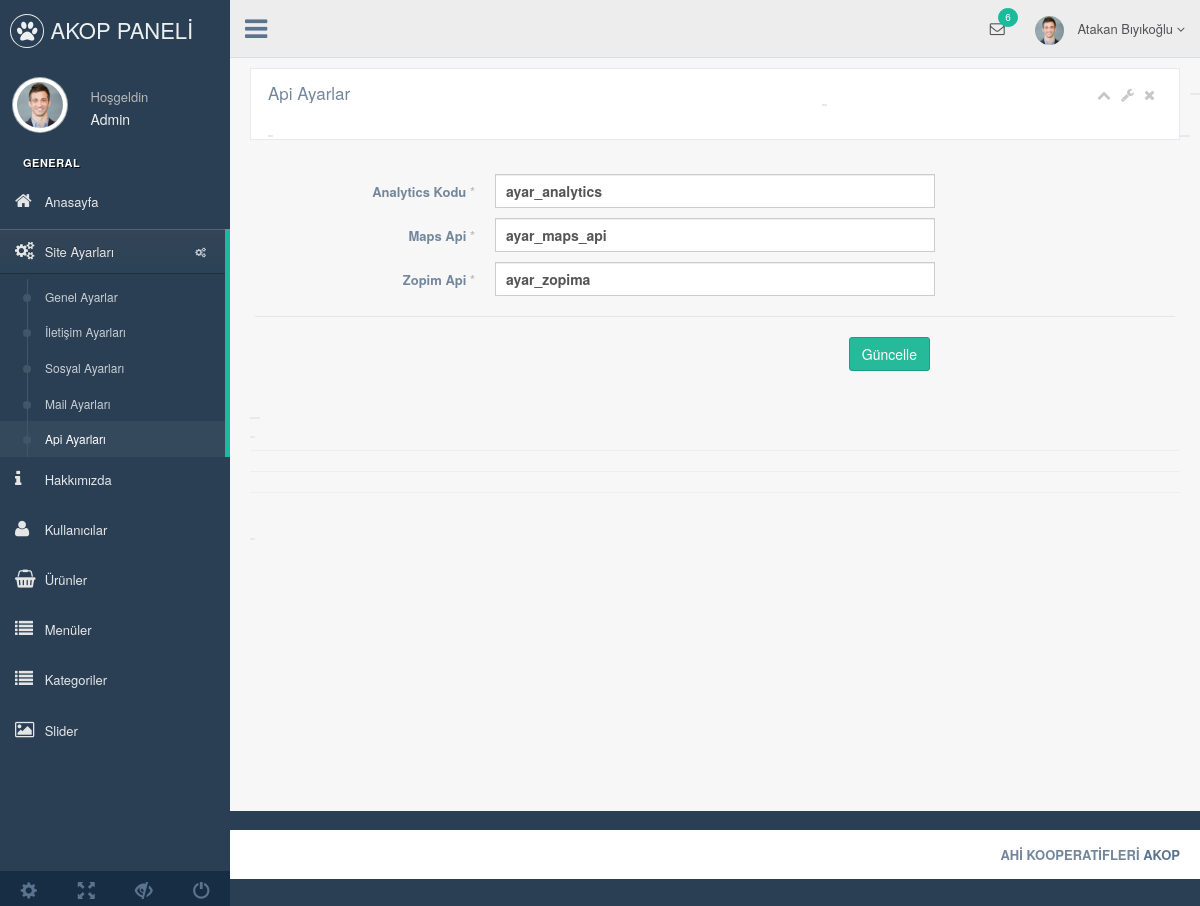
The app's page /nedmin/production/api-ayarlar.php (signed in) with its own data.
### tables this page shows
CREATE TABLE `kullanici` (
  `kullanici_id` int(11) NOT NULL,
  `kullanici_zaman` datetime NOT NULL DEFAULT current_timestamp(),
  `kullanici_resim` varchar(250) NOT NULL,
  `kullanici_tc` varchar(50) NOT NULL,
  `kullanici_ad` varchar(50) NOT NULL,
  `kullanici_mail` varchar(100) NOT NULL,
  `kullanici_gsm` varchar(50) NOT NULL,
  `kullanici_password` text NOT NULL,
  `kullanici_adsoyad` varchar(50) NOT NULL,
  `kullanici_adres` varchar(250) NOT NULL,
  `kullanici_il` varchar(100) NOT NULL,
  `kullanici_ilce` varchar(100) NOT NULL,
  `kullanici_unvan` varchar(100) NOT NULL,
  `kullanici_yetki` varchar(50) NOT NULL,
  `kullanici_durum` int(1) NOT NULL DEFAULT 1
);

CREATE TABLE `ayar` (
  `ayar_id` int(11) NOT NULL,
  `ayar_logo` varchar(250) NOT NULL,
  `ayar_url` varchar(50) NOT NULL,
  `ayar_title` varchar(250) NOT NULL,
  `ayar_description` varchar(250) NOT NULL,
  `ayar_keywords` text NOT NULL,
  `ayar_author` varchar(50) NOT NULL,
  `ayar_tel` varchar(50) NOT NULL,
  `ayar_gsm` varchar(50) NOT NULL,
  `ayar_faks` varchar(50) NOT NULL,
  `ayar_mail` varchar(50) NOT NULL,
  `ayar_ilce` varchar(50) NOT NULL,
  `ayar_il` varchar(50) NOT NULL,
  `ayar_adres` varchar(250) NOT NULL,
  `ayar_mesai` varchar(250) NOT NULL,
  `ayar_maps` varchar(250) NOT NULL,
  `ayar_analytics` varchar(50) NOT NULL,
  `ayar_zopim` varchar(250) NOT NULL,
  `ayar_facebook` varchar(50) NOT NULL,
  `ayar_x` varchar(50) NOT NULL,
  `ayar_instagram` varchar(50) NOT NULL,
  `ayar_linkedin` varchar(50) NOT NULL,
  `ayar_tiktok` varchar(50) NOT NULL,
  `ayar_youtube` varchar(50) NOT NULL,
  `ayar_smtphost` varchar(50) NOT NULL,
  `ayar_smtpuser` varchar(50) NOT NULL,
  `ayar_smtppassword` varchar(50) NOT NULL,
  `ayar_smtpport` varchar(50) NOT NULL,
  `ayar_bakim` enum('0','1') NOT NULL DEFAULT '1'
);

### nedmin/production/api-ayarlar.php (the view, shortened to what this page needs)
<?php global $ayarcek;
include 'header.php'; ?>
<div class="right_col" role="main">
    <div class="">
        <div class="row">
            <div class="col-md-12 col-sm-12 col-xs-12">
                <div class="x_panel">
                    <b class="x_title">
                        <h2>Api Ayarlar </h2>
                        <ul class="nav navbar-right panel_toolbox">
                            <li><a class="collapse-link"><i class="fa fa-chevron-up"></i></a>
                            </li>
                            <li class="dropdown">
                                <a href="#" class="dropdown-toggle" data-toggle="dropdown" role="button"
                                   aria-expanded="false"><i class="fa fa-wrench"></i></a>
                            </li>
                            <li><a class="close-link"><i class="fa fa-close"></i></a>
                            </li>
                        </ul>
                        <div class="clearfix"></div>
                </div>
                <div class="x_content">
                    <br/>
                    <form action="../netting/islem.php" method="post" id="demo-form2" data-parsley-validate
                          class="form-horizontal form-label-left">
                        <div class="form-group">
                            <label class="control-label col-md-3 col-sm-3 col-xs-12" for="first-name">Analytics Kodu
                                <span class="required">*</span>
                            </label>
                            <div class="col-md-6 col-sm-6 col-xs-12">
                                <input type="text" id="first-name" name="ayar_analytics"
                                       value="<?php echo $ayarcek['ayar_analytics'] ?>" required="required"
                                       class="form-control col-md-7 col-xs-12">
                            </div>
                        </div>
                        <div class="form-group">
                            <label class="control-label col-md-3 col-sm-3 col-xs-12" for="first-name">Maps Api <span
                                        class="required">*</span>
                            </label>
                            <div class="col-md-6 col-sm-6 col-xs-12">
                                <input type="text" id="first-name" name="ayar_maps"
                                       value="<?php echo $ayarcek['ayar_maps'] ?>" required="required"
                                       class="form-control col-md-7 col-xs-12">
                            </div>
                        </div>
                        <div class="form-group">
                            <label class="control-label col-md-3 col-sm-3 col-xs-12" for="first-name">Zopim Api <span
                                        class="required">*</span>
                            </label>
                            <div class="col-md-6 col-sm-6 col-xs-12">
                                <input type="text" id="first-name" name="ayar_zopim"
                                       value="<?php echo $ayarcek['ayar_zopim'] ?>" required="required"
                                       class="form-control col-md-7 col-xs-12">
                            </div>
                        </div>
                        <div class="ln_solid"></div>
                        <div class="form-group">
                            <div style="text-align: right" class="col-md-6 col-sm-6 col-xs-12 col-md-offset-3">
                                <button type="submit" name="apiayarkaydet" class="btn btn-success">Güncelle</button>
                            </div>
                        </div>
                    </form>
                </div>
            </div>
        </div>
    </div>
    <hr>
    <hr>
    <hr>
</div>
<?php include 'footer.php';
?>

### nedmin/production/header.php (shortened to what this page needs)
<?php global $db;
include '../netting/baglan.php';
$ayarsor = $db->prepare("SELECT * FROM ayar WHERE ayar_id = :id");
$ayarsor->execute(array(
    'id' => 0
));
$ayarcek = $ayarsor->fetch(PDO::FETCH_ASSOC);
$kullanicisor = $db->prepare("SELECT * FROM kullanici WHERE kullanici_mail = :mail");
$kullanicisor->execute(array(
    'mail' => $_SESSION['kullanici_mail']
));
$kullanicicek = $kullanicisor->fetch(PDO::FETCH_ASSOC);
?>
<!DOCTYPE html>
<html lang="tr">
<head>
    <link href="../vendors/bootstrap/dist/css/bootstrap.min.css" rel="stylesheet">
    <link href="../vendors/font-awesome/css/font-awesome.min.css" rel="stylesheet">
    <link href="../vendors/nprogress/nprogress.css" rel="stylesheet">
    <link href="../vendors/iCheck/skins/flat/green.css" rel="stylesheet">
    <link href="../vendors/datatables.net-bs/css/dataTables.bootstrap.min.css" rel="stylesheet">
    <link href="../vendors/datatables.net-buttons-bs/css/buttons.bootstrap.min.css" rel="stylesheet">
    <link href="../vendors/datatables.net-fixedheader-bs/css/fixedHeader.bootstrap.min.css" rel="stylesheet">
    <link href="../vendors/datatables.net-responsive-bs/css/responsive.bootstrap.min.css" rel="stylesheet">
    <link href="../vendors/datatables.net-scroller-bs/css/scroller.bootstrap.min.css" rel="stylesheet">
    <link href="../build/css/custom.min.css" rel="stylesheet">
</head>
<body class="nav-md">
<div class="container body">
    <div class="main_container">
        <div class="col-md-3 left_col">
            <div class="left_col scroll-view">
                <div class="navbar nav_title" style="border: 0;">
                    <a href="index.php" class="site_title"><i class="fa fa-paw"></i> <span>AKOP PANELİ</span></a>
                </div>
                <div class="profile clearfix">
                    <div class="profile_pic">
                        <img src="images/img.jpg" alt="..." class="img-circle profile_img">
                    </div>
                    <div class="profile_info">
                        <span>Hoşgeldin</span>
                        <h2> <?php echo $kullanicicek['kullanici_unvan'] ?> </h2>
                    </div>
                </div>
                <br/>
                <div id="sidebar-menu" class="main_menu_side hidden-print main_menu">
                    <div class="menu_section">
                        <h3>General</h3>
                        <ul class="nav side-menu">
                            <li><a href="index.php"><i class="fa fa-home"></i> Anasayfa </a></li>
                            <li><a><i class="fa fa-cogs"></i> Site Ayarları <span class="fa fa-cogs"></span></a>
                                <ul class="nav child_menu">
                                    <li><a href="genel-ayar.php">Genel Ayarlar</a></li>
                                    <li><a href="iletisim-ayarlar.php">İletişim Ayarları</a></li>
                                    <li><a href="sosyal-ayarlar.php">Sosyal Ayarları</a></li>
                                    <li><a href="mail-ayarlar.php">Mail Ayarları</a></li>
                                    <li><a href="api-ayarlar.php">Api Ayarları</a></li>
                                </ul>
                            </li>
                            <li><a href="hakkimizda.php"><i class="fa fa-info"></i> Hakkımızda </a></li>
                            <li><a href="kullanici.php"><i class="fa fa-user"></i> Kullanıcılar </a></li>
                            <li><a href="urun.php"><i class="fa fa-shopping-basket"></i> Ürünler </a></li>
                            <li><a href="menu.php"><i class="fa fa-list"></i> Menüler </a></li>
                            <li><a href="kategori.php"><i class="fa fa-list"></i> Kategoriler </a></li>
                            <li><a href="slider.php"><i class="fa fa-image"></i> Slider </a></li>
                        </ul>
                    </div>
                </div>
                <div class="sidebar-footer hidden-small">
                    <a data-toggle="tooltip" data-placement="top" title="Settings">
                        <span class="glyphicon glyphicon-cog" aria-hidden="true"></span>
                    </a>
                    <a data-toggle="tooltip" data-placement="top" title="FullScreen">
                        <span class="glyphicon glyphicon-fullscreen" aria-hidden="true"></span>
                    </a>
                    <a data-toggle="tooltip" data-placement="top" title="Lock">
                        <span class="glyphicon glyphicon-eye-close" aria-hidden="true"></span>
                    </a>
                    <a data-toggle="tooltip" data-placement="top" title="Logout">
                        <span class="glyphicon glyphicon-off" aria-hidden="true"></span>
                    </a>
                </div>
            </div>
        </div>
        <div class="top_nav">
            <div class="nav_menu">
                <nav>
                    <div class="nav toggle">
                        <a id="menu_toggle"><i class="fa fa-bars"></i></a>
                    </div>
                    <ul class="nav navbar-nav navbar-right">
                        <li class="dropdown">
                            <a href="javascript:;" class="user-profile dropdown-toggle" data-toggle="dropdown"
                               aria-expanded="false">
                                <img src="images/img.jpg" alt=""> <?php echo $kullanicicek['kullanici_adsoyad'] ?>
                                <span class="fa fa-angle-down"></span>
                            </a>
                        </li>
                        <li role="presentation" class="dropdown">
                            <a href="javascript:;" class="dropdown-toggle info-number" data-toggle="dropdown"
                               aria-expanded="false">
                                <i class="fa fa-envelope-o"></i>
                                <span class="badge bg-green">6</span>
                            </a>
                        </li>
                    </ul>
                </nav>
            </div>
        </div>

### records on screen
kullanici: kullanici_unvan "Admin", kullanici_adsoyad "Atakan Bıyıkoğlu"
ayar: ayar_analytics "ayar_analytics", ayar_maps "ayar_maps_api", ayar_zopim "ayar_zopima"
